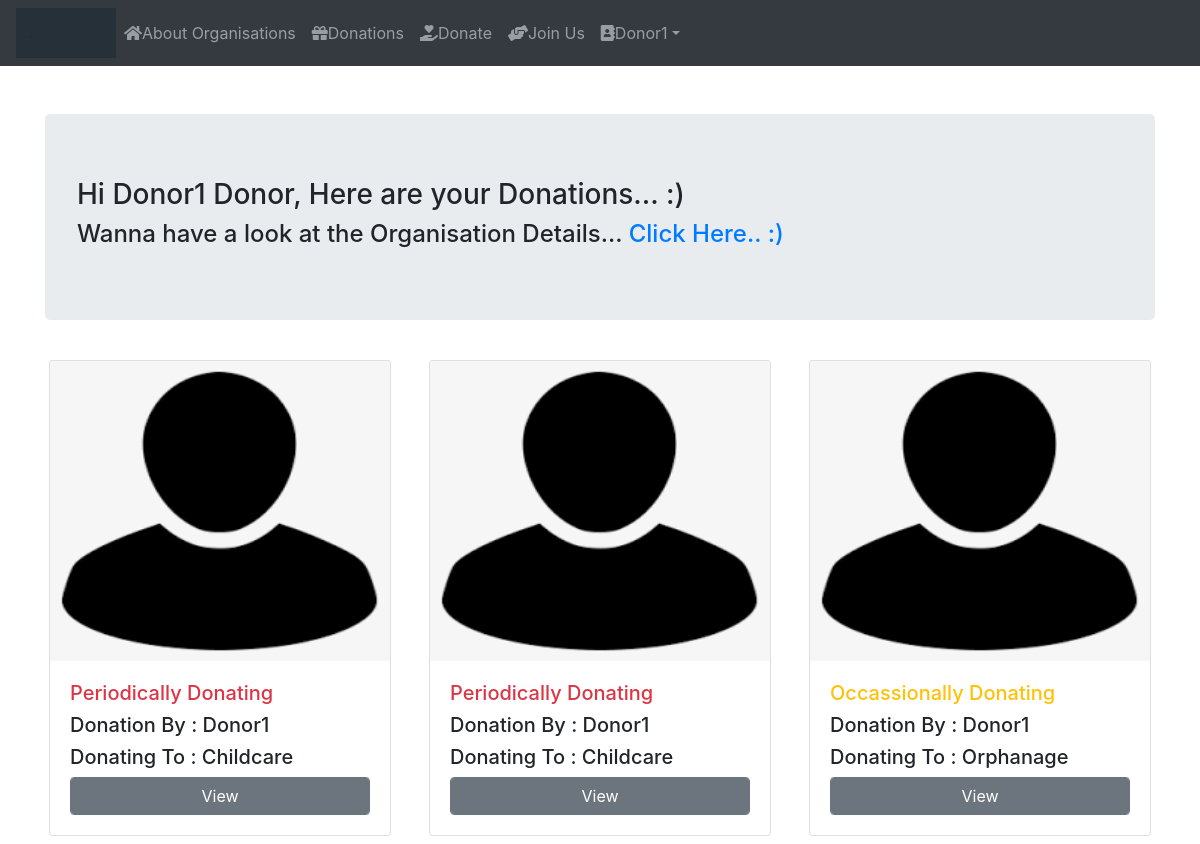
The app's page /main/ (signed in) with its own data.
### App/models.py (models this page shows)
class User(AbstractUser):
	img= models.ImageField(upload_to='Profiles/',default="profile.png")
	dob=models.DateField(null=True,blank=True)
	g=[('Male','Male'),('Female','Female')]
	gender=models.CharField(max_length=10,choices=g,null=True,blank=True)
	ph_no=models.CharField(max_length=10)
	pan_no=models.CharField(max_length=10,null=True,blank=True)
	address=models.CharField(max_length=100)
	postal_code=models.CharField(max_length=7)
	city=models.CharField(max_length=20)
	state=models.CharField(max_length=20,default='Andhra Pradesh')
	country=models.CharField(max_length=20,default='India')
	idgen = models.TextField(blank=True)
	p=[(1,'Donor'),(2,'Organisation'),(3,'Guest')]
	role=models.IntegerField(choices=p,default=3)

class Donate(models.Model):
	d=[('Select',"Select"),('Yearly',"Yearly Once"),('Monthly',"Monthly Once"),('Quarterly',"Quarterly Once"),('One Time',"One time donation")]
	s=[('Select',"Select"),('Food',"Food"),('Clothes',"Clothes"),('Money',"Money")]
	username=models.CharField(max_length=50)
	email=models.EmailField(max_length=50)
	ways_to_donate=models.CharField(max_length=50,choices=d,default='Select')
	donating_to=models.CharField(max_length=50)
	sponsor_way=models.CharField(max_length=50,choices=s,default='Select')
	donating_date=models.DateField()
	uid=models.ForeignKey(User,on_delete=models.CASCADE)

class OccDonate(models.Model):
	s=[('Select',"Select"),('Food',"Food"),('Clothes',"Clothes"),('Money',"Money")]
	username=models.CharField(max_length=50)
	email=models.EmailField(max_length=50)
	donating_way=models.CharField(max_length=50,default='On Occasion')
	occ_name=models.CharField(max_length=100)
	donating_to=models.CharField(max_length=50)
	sponsor_way=models.CharField(max_length=50,choices=s,default='Select')
	donating_on=models.DateField()
	uid=models.ForeignKey(User,on_delete=models.CASCADE)

### App/views.py (the view)
# urls.py: path('main/',views.mainpage,name="mn"),
def mainpage(request):
	h=Donate.objects.filter(uid_id=request.user.id)
	o=OccDonate.objects.filter(uid_id=request.user.id)
	return render(request,'html/main.html',{'h':h,'o':o})

### App/templates/html/main.html (shortened to what this page needs)
{% extends 'html/base.html' %}
{% block content %}
<div class="container mt-5">
	<div class="jumbotron">
		{% if user.is_superuser %}
		<h3>Super User</h3>
		{% elif user.role == 1 %}
		<h3>Hi {{user.username}} Donor, Here are your Donations... :)</h3>
		<h4>Wanna have a look at the Organisation Details... <a href="{% url 'details' %}">Click Here.. :)</a></h4>
		{% elif user.role == 2 %}
		<h3>Organiser</h3>
		{% else %}
		<h3>Guest</h3>
		{% endif %}
	</div>
		{% if user.role == 1 %}
	<div class="row">
			{% for j in h %}
	<div class="col col-md-4">
	<div class="card my-2 mx-1">
	<img class="card-img-top" src="{{user.img.url}}" alt="Card image" style="height:300px;width:100%">
	<div class="card-body">
	<h5 class="text-danger">Periodically Donating</h5>
	<h5>Donation By : {{j.username}}</h5>
	<h5>Donating To : {{j.donating_to}}</h5>
	<a href="{% url 'dtab1' %}" class="btn btn-secondary form-control">View</a>
</div>
</div>
</div>
{% endfor %}
{% for j in o %}
<div class="col col-md-4">
<div class="card my-2 mx-1">
<img class="card-img-top" src="{{user.img.url}}" alt="Card image" style="height:300px;width:100%">
<div class="card-body">
	<h5 class="text-warning">Occassionally Donating</h5>
	<h5>Donation By : {{j.username}}</h5>
	<h5>Donating To : {{j.donating_to}}</h5>
<a href="{% url 'dtab2' %}" class="btn btn-secondary form-control">View</a>
</div>
</div>
</div>
{% endfor %}
</div>
{% endif %}
</div>
{% endblock %}

### App/templates/html/navbar.html (shortened to what this page needs)
{% load static %}
<link rel="stylesheet" href="https://use.fontawesome.com/releases/v5.7.0/css/all.css">
<nav class="navbar navbar-expand-md bg-dark navbar-dark">
  <img src="{% static 'images/gif.gif' %}" alt="logo" style="width:100px;height:50px">
  <div class="collapse navbar-collapse" id="collapsibleNavbar">
    <ul class="navbar-nav">
      {% if not user.is_authenticated %}
      <li class="nav-item">
        <a class="nav-link" href="{% url 'hm' %}"><i class="fas fa-home">Home</a>
      </li>
      <li class="nav-item">
        <a class="nav-link" href="{% url 'rg' %}">Register Here</a>
      </li>
      <li class="nav-item">
        <a class="nav-link" href="{% url 'lg' %}"><i class="fas fa-address-card">Login</a>
      </li>
      {% elif user.role == 1 %}
      <li class="nav-item">
        <a class="nav-link" href="{% url 'aus' %}"><i class='fas fa-home'></i>About Organisations</a>
      </li>
      <li class="nav-item">
        <a class="nav-link" href="{% url 'mn' %}"><i class='fas fa-gift'></i>Donations</a>
      </li>
      <li class="nav-item">
        <a class="nav-link" href="{% url 'don' %}"><i class="fas fa-hand-holding-heart"></i>Donate</a>
      </li>
      <li class="nav-item">
        <a class="nav-link" href="{% url 'join' %}"><i class="fas fa-hands-helping"></i>Join Us</a>
      <li class="dropdown">
       <a type="button" class="nav-link dropdown-toggle" data-toggle="dropdown"><i class="fas fa-address-book"></i>{{user.username}}</a>
</li>
      {% endif %}
    </ul>
  </div>
</nav>

### records on screen
User: username "Donor1"
Donate: img (placeholder picture), username "Donor1", donating_to "Childcare"
Donate: img (placeholder picture), username "Donor1", donating_to "Childcare"
OccDonate: img (placeholder picture), username "Donor1", donating_to "Orphanage"
